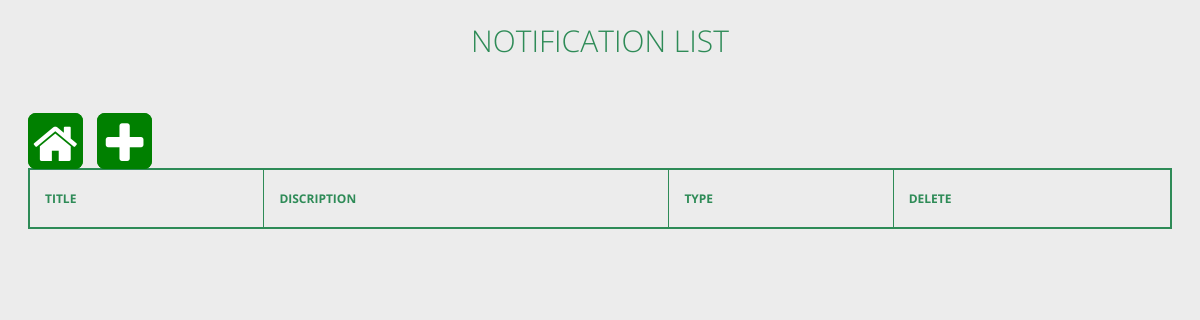
The app's page /notification (signed in), older data.
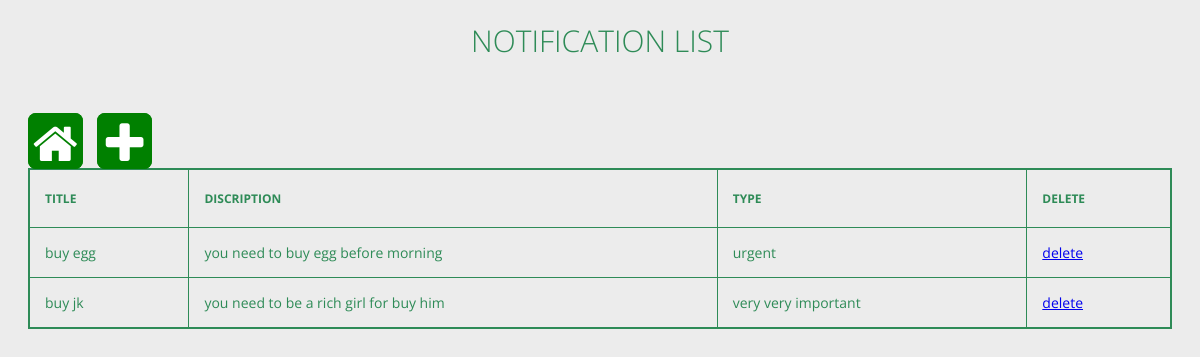
The same page, newer data.
### app/models.py (models this page shows, shortened)
class Notification(models.Model):
    title=models.CharField(max_length=150)
    description=models.TextField()
    type=models.CharField(max_length=50)

### app/decorators.py (the view)
	def wrapper_function(request, *args, **kwargs):
		group = None
		if request.user.groups.exists():
			group = request.user.groups.all()[0].name
		if group == 'staff':
			return redirect('home')
		if group == 'manager':
			return view_func(request, *args, **kwargs)
		if group==None:
			return HttpResponse('You are not authorized to view this page')

### app/views.py (called while the page is built)
@login_required
@manager_only
def notification(request):
    noti=Notification.objects.all()
    return render(request,'app/notification.html', {'noti':noti})

### app/templates/app/notification.html (shortened to what this page needs)
{% load static %}
<html lang="en">
<head>
    <link rel="stylesheet" href="{% static 'css/driver.css' %}">
    <link rel="stylesheet" href="{% static 'css/search.css' %}">
    <link rel="stylesheet" href="https://maxcdn.bootstrapcdn.com/font-awesome/4.4.0/css/font-awesome.min.css">
</head>
<body>
    <section>
        <h1>Notification list</h1><br><br>
        <div style="display: inline;">
          <a href="/" class="homebtn"><i class="fa fa-home fa-3x fa-inverse" aria-hidden="true" id="ic"></i></a>
        <a href="{% url 'createnotification' %}" class="homebtn crtbtn">
          <i class="fa fa-plus fa-3x fa-inverse" aria-hidden="true"></i>
        </a>
        </div>
        <div class="tbl-content">
          <table cellpadding="0" cellspacing="0" border="1">
            <div class="tbl-header">
                <thead>
                    <tr>
                      <th>Title</th>
                      <th>Discription</th>
                      <th>Type</th>
                      <th>Delete</th>
                    </tr>
                  </thead>
                </div>
            <tbody>
              {% for i in noti %}
            <tr>
              <td>{{ i.title }}</td>
              <td>{{ i.description }}</td>
              <td>{{ i.type }}</td>
              <td><a href="{% url 'deletenotification' i.id %}">delete</a></td>
            </tr>
              {% endfor %}
            </tbody>
          </table>
        </div>
      </section>
</body>
</html>

Row changes from the older to the newer data that the page shows:
added Notification: title "buy egg", description "you need to buy egg before morning", type "urgent"
added Notification: title "buy jk", description "you need to be a rich girl for buy him", type "very very important"
